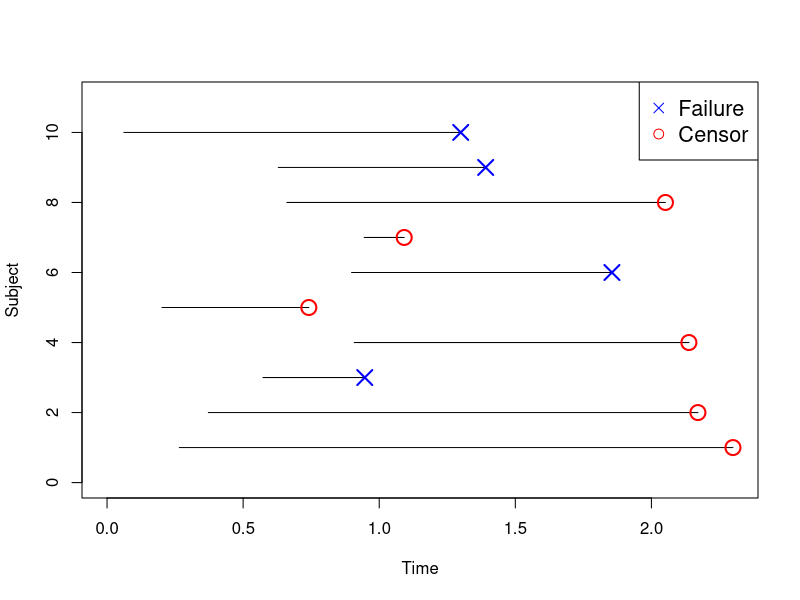
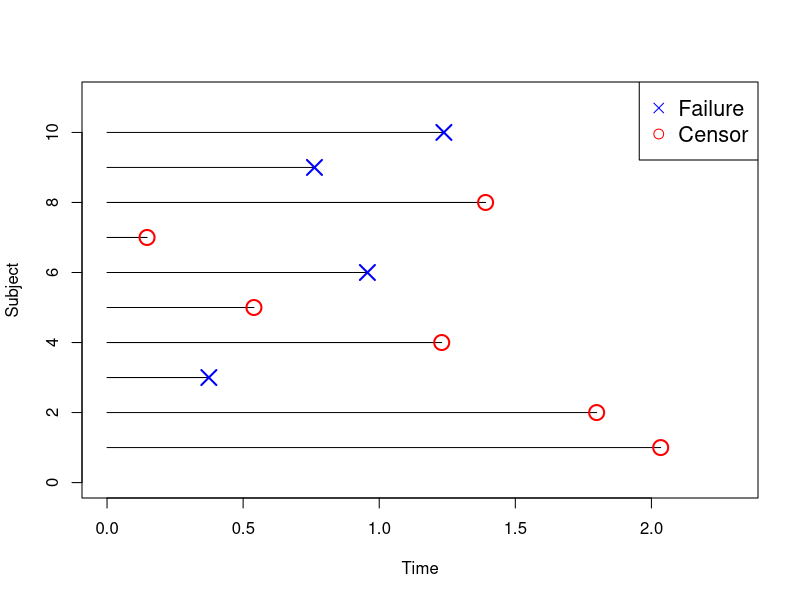
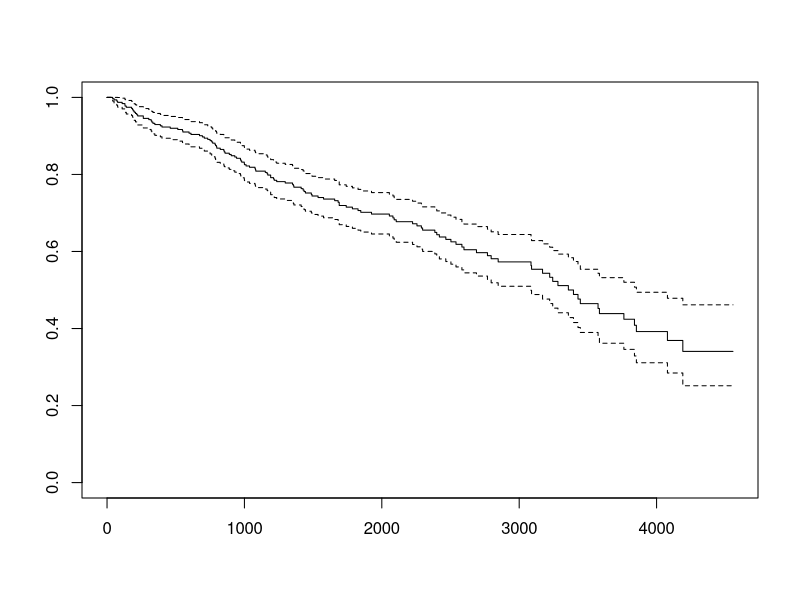
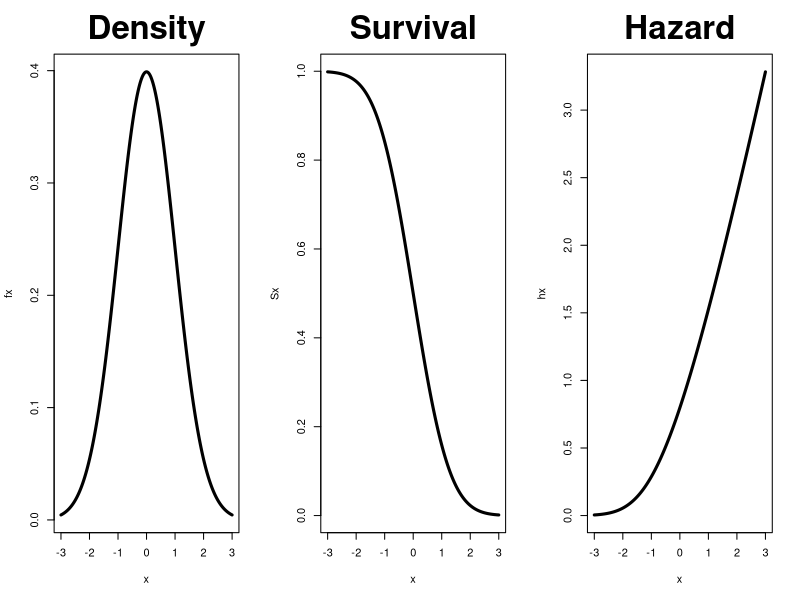
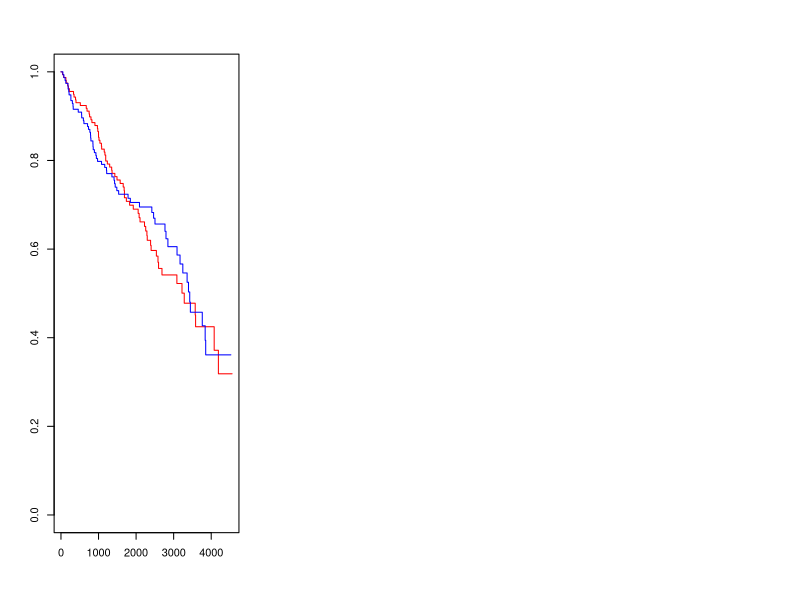

Source code (R) for these figures, in order:
## ---- chunk 1
  options(width = 1000)
  knitr::opts_chunk$set(fig.width=9, fig.height=6, out.width = "75%", fig.align = 'center')
  knitr::opts_chunk$set(class.source = "fold-show")
  knitr::opts_chunk$set(collapse=TRUE)
## ---- chunk 2
  set.seed(1)
  n = 10
  tstart = runif(n)
  tend = tstart + rexp(n)
  tcensor = rbinom(n, 1, 0.5)
  plot(NA, NA, xlim = c(0, max(tend)), ylim = c(0, n+1), xlab = "Time", ylab = "Subject")
  
  for (i in 1:n)
  {
    segments(x0 = tstart[i], i, x1 = tend[i], y1 = i)
    points(tend[i], i, pch = ifelse(tcensor[i] == 1, 4, 1), 
           cex = 2, lwd = 2, col = ifelse(tcensor[i] == 1, "blue", "red"))
  }
  legend("topright", c("Failure", "Censor"), pch = c(4, 1), col = c("blue", "red"), cex = 1.3)
## ---- chunk 3
  plot(NA, NA, xlim = c(0, max(tend)), ylim = c(0, n+1), xlab = "Time", ylab = "Subject")
  
  for (i in 1:n)
  {
    segments(x0 = 0, i, x1 = tend[i] - tstart[i], y1 = i)
    points(tend[i] - tstart[i], i, pch = ifelse(tcensor[i] == 1, 4, 1), 
           cex = 2, lwd = 2, col = ifelse(tcensor[i] == 1, "blue", "red"))
  }
  legend("topright", c("Failure", "Censor"), pch = c(4, 1), col = c("blue", "red"), cex = 1.3)
## ---- chunk 4
  Y = data.frame("Time" = tend - tstart, "Censor" = tcensor)
  head(Y)
## ---- chunk 5
  library(survival)
  Surv(Y$Time, Y$Censor)
## ---- chunk 6
  library(survival)  
  data(pbc)
  pbc$censor = (pbc$status == 2)
  pbc = pbc[1:312, ]
  head(pbc)
## ---- chunk 7
  plot(Surv(pbc$time, pbc$censor))
## ---- chunk 8
  x = seq(-3, 3, 0.01)
  fx = dnorm(x)
  Sx = 1 - pnorm(x)
  hx = fx / Sx
  par(mfrow=c(1,3))
  plot(x, fx, type = "l", lwd = 3, main = "Density", cex.main = 3)
  plot(x, Sx, type = "l", lwd = 3, main = "Survival", cex.main = 3)
  plot(x, hx, type = "l", lwd = 3, main = "Hazard", cex.main = 3)
## ---- chunk 9
  pbc[, c("time", "censor", "trt")]
  plot(survfit(Surv(time, censor) ~ trt, data = pbc), col = c("red","blue"))
## ---- chunk 10
  survdiff(Surv(time, censor) ~ trt, data = pbc)
## ---- chunk 11
  pbcfit <- coxph(Surv(time, censor) ~ age + trt, data = pbc)
  summary(pbcfit)
## ---- chunk 12
  pbcfit <- coxph(Surv(time, censor) ~ age + trt + sex, data = pbc)
  summary(pbcfit)
  
  pbcfit <- coxph(Surv(time, censor) ~ age + trt + sex + age*trt, data = pbc)
  summary(pbcfit)  
